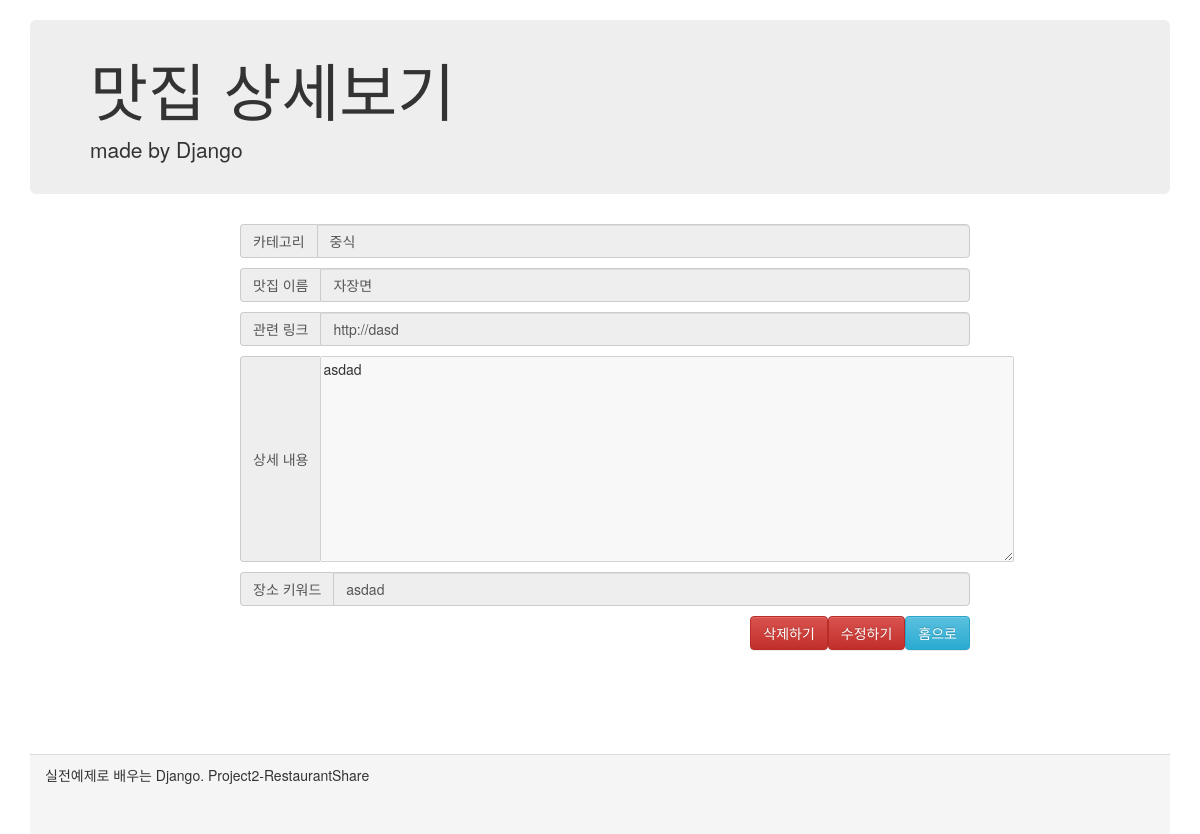
The app's page /restaurantDetail/1, older data.
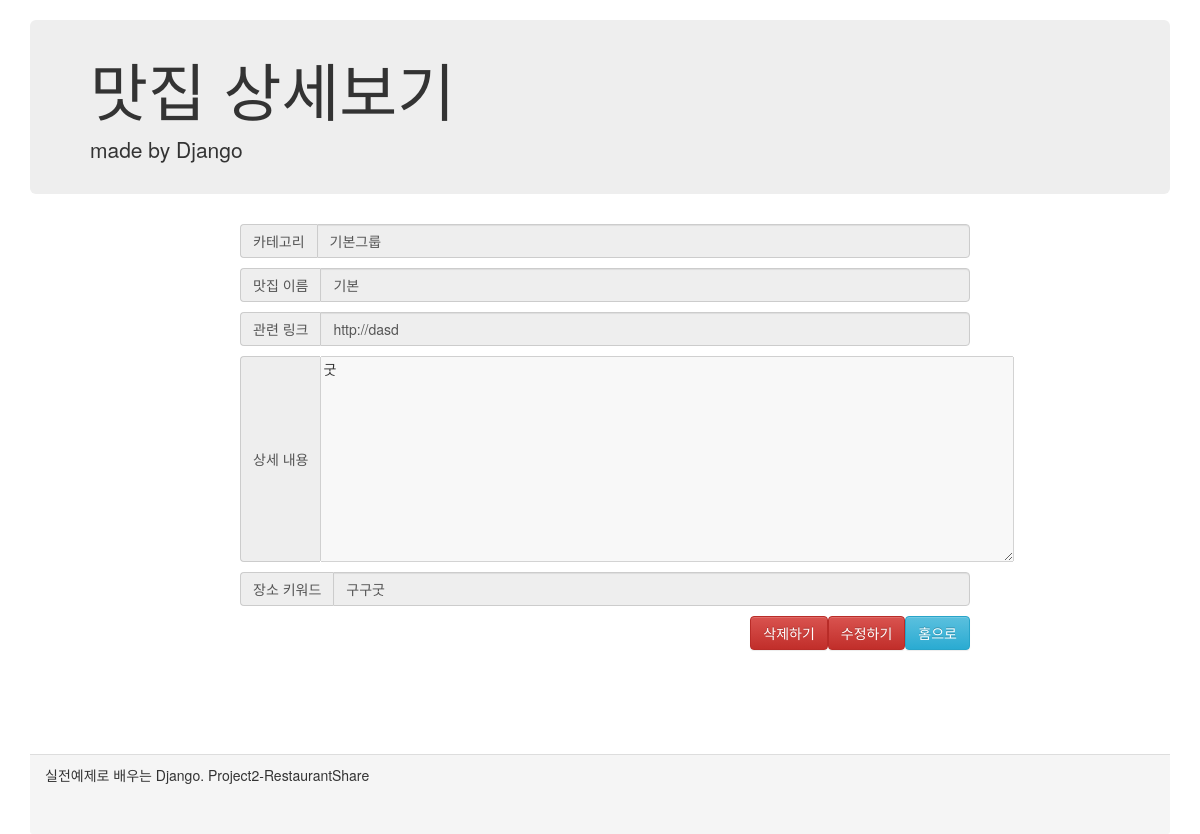
The same page, newer data.
### shareRes/models.py (models this page shows)
class Restaurant(models.Model):
    category = models.ForeignKey(Category, on_delete=models.SET_DEFAULT, default=4) #foreignkey 설정(카테고리를 삭제하면 기본 카테고리로 설정)
    restaurant_name = models.CharField(max_length = 100) #맛집 이름
    restaurant_link = models.CharField(max_length = 500) #맛집 URL
    restaurant_content = models.TextField() # 맛집 설명
    restaurant_keyword = models.CharField(max_length = 50) #키워드

class Category(models.Model) :
    category_name = models.CharField(max_length=100) # varChar(100) 인 컬럼 category_name이 테이블에 추가

### shareRes/views.py (the view)
# urls.py: path('restaurantDetail/<str:res_id>',views.restaurantDetail, name='resDetailPage'),
def restaurantDetail(request,res_id) : # 요청된 url로 게시글 id 가 전달됨(파라미터로 받아야 함)
    restaurant = Restaurant.objects.get(id=res_id)
    content = {'restaurant':restaurant}
    return render(request, 'shareRes/restaurantDetail.html',content)

### shareRes/templates/shareRes/restaurantDetail.html (shortened to what this page needs)
<html lang="en">
<head>
    <link rel="stylesheet" href="https://maxcdn.bootstrapcdn.com/bootstrap/3.3.2/css/bootstrap.min.css">
    <link rel="stylesheet" href="https://maxcdn.bootstrapcdn.com/bootstrap/3.3.2/css/bootstrap-theme.min.css">
</head>
<body>
    <div class="container">
        <div class="header">
            <div class="jumbotron">
                <h1>맛집 상세보기</h1>
                <p>made by Django</p>
            </div>
        </div>
        <div class="content">
            <div class="inputDiv">
                <div class="input-group">
                    <span class="input-group-addon" id="sizing-addon2">카테고리</span>
                    <input id="resCategory" name="resCategory" type="text" class="form-control" disabled value="{{restaurant.category.category_name}}">
                </div>
                <div class="input-group">
                    <span class="input-group-addon" id="sizing-addon2">맛집 이름</span>
                    <input id="resTitle" name="resTitle" type="text" class="form-control" disabled value="{{restaurant.restaurant_name}}">
                </div>
                <div class="input-group">
                    <span class="input-group-addon" id="sizing-addon2">관련 링크</span>
                    <input id="resLink" name="resLink" type="text" class="form-control" disabled value="{{restaurant.restaurant_link}}">
                </div>
                <div class="input-group">
                    <span class="input-group-addon" id="sizing-addon2">상세 내용</span>
                    <textarea id="resContent" name="resContent" cols="90" rows="10" disabled value="">{{restaurant.restaurant_content}}</textarea>
                </div>
                <div class="input-group">
                    <span class="input-group-addon" id="sizing-addon2">장소 키워드</span>
                    <input id="resLoc" name="resLoc" type="text" class="form-control" disabled value="{{restaurant.restaurant_keyword}}">
                </div>
                <a href ="/" class="resAddBtn btn btn-info" role="button">홈으로</a>
                <a href ="./updatePage/{{restaurant.id}}" class="resAddBtn btn btn-danger" role="button">수정하기</a>
                <form action="./delete" method="POST">{% csrf_token %}
                    <input type="submit" class="resAddBtn btn btn-danger" value="삭제하기">
                </form>
            </div>
        </div>
        <div class="panel-footer">
            실전예제로 배우는 Django. Project2-RestaurantShare
        </div>
    </div>
</body>
</html>

Row changes from the older to the newer data that the page shows:
changed Restaurant "http://dasd": resCategory "중식" → "기본그룹"; resTitle "자장면" → "기본"; resContent "asdad" → "굿"; resLoc "asdad" → "구구굿"
